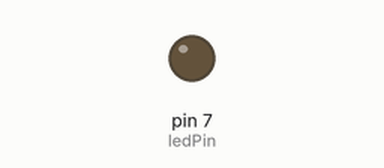
This sketch was run on a simulated Arduino Uno, built with avr-gcc and run on an emulated ATmega328P. On the bench: output pins drawn as LEDs (lit = HIGH). Dashed ring = blinking. At 2.2 s the program stops and its outputs stay as they are.

Above: at 0.5 s.
At 1.95 s:
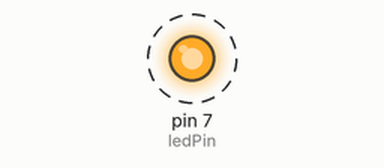
Timing chart, 0 to 3.0 s (numbered marks = the images above):
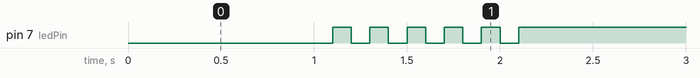

Measured:
- by itself, pin 7 (ledPin): alternates HIGH for 0.10 s and LOW for 0.10 s, 11 changes in all, then stays HIGH

The sketch:

05_practice_2.ino
```cpp
const int ledPin = 7;

void setup() {
  pinMode(ledPin, OUTPUT);
}

void loop() {

  digitalWrite(ledPin, LOW);
  delay(1000);


  for (int i = 0; i < 6; i++) {
    digitalWrite(ledPin, LOW);
    delay(100);
    digitalWrite(ledPin, HIGH);
    delay(100);
  }


  while(1) {

  }
}
```
